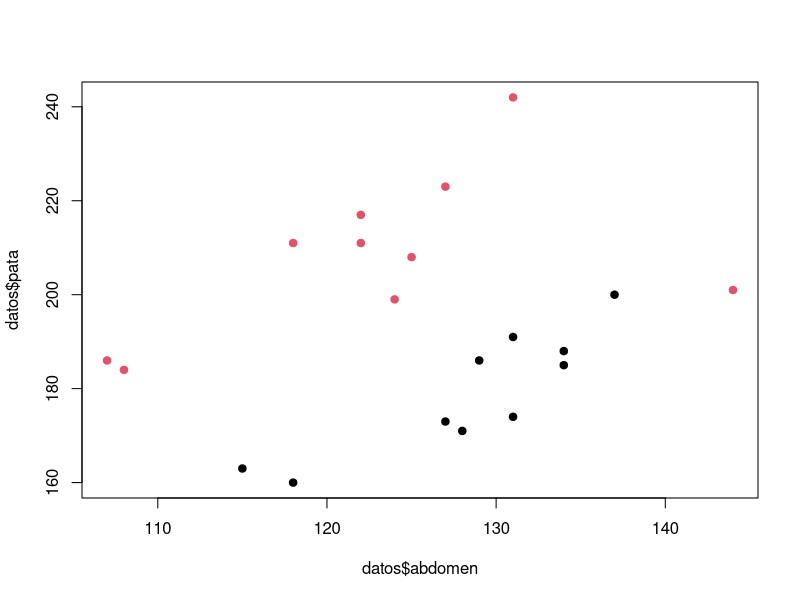
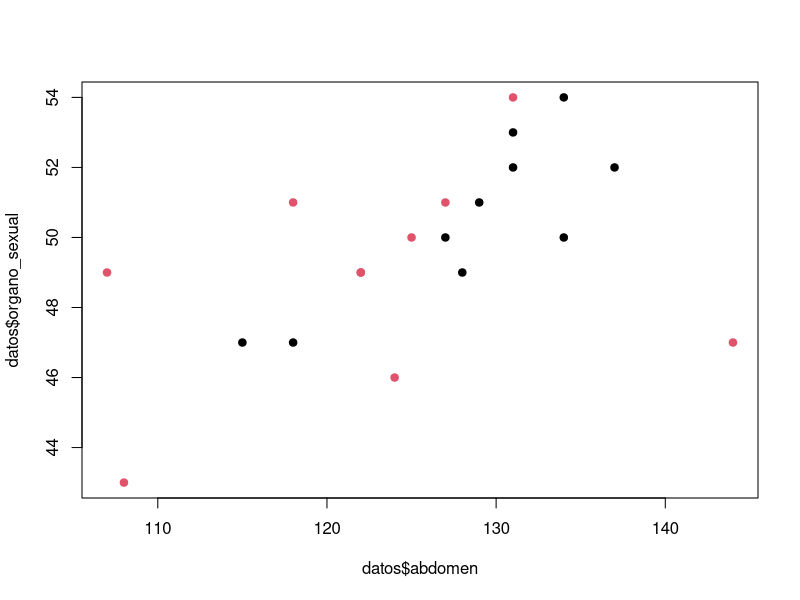
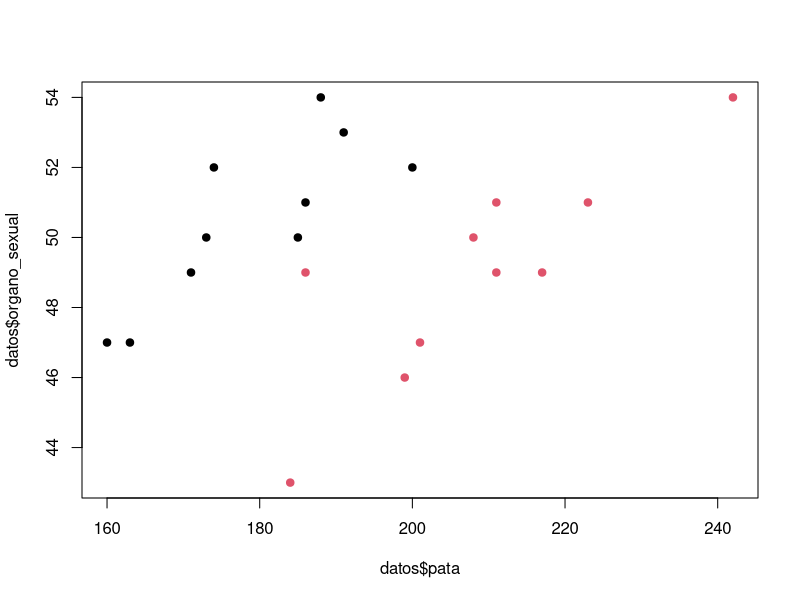

Recreate these plots in R, in order.
#pata = 194, abdomen = 124,  organo_sexual = 49

#############################
# EJEMPLO 1: DATOS INSECTOS #
#############################
# Se quiere identificar a que especie (a o b) pertenece un determinado insecto.
# Para ello, se han medido tres variables (longitud de las patas, diámetro del abdomen 
#y diámetro del órgano sexual) en 10 individuos de cada una de las dos especies.

input <- ("
especie pata abdomen organo_sexual 
a 191 131 53
a 185 134 50
a 200 137 52
a 173 127 50
a 171 128 49
a 160 118 47
a 188 134 54
a 186 129 51
a 174 131 52
a 163 115 47
b 186 107 49
b 211 122 49
b 201 144 47
b 242 131 54
b 184 108 43
b 211 118 51
b 217 122 49
b 223 127 51
b 208 125 50
b 199 124 46
")

datos <- read.table(textConnection(input), header = TRUE)

especie <- as.factor(datos$especie)
datos$especie <- especie

plot(datos$abdomen, datos$pata, col=datos$especie, pch=19)
plot(datos$abdomen, datos$organo_sexual, col=datos$especie, pch=19)

plot(datos$pata, datos$organo_sexual, col=datos$especie, pch=19)


# programemos k vecinos mas cercanos para clasificar una nueva especie
# según su longitud de abdomen y longitud del organo sexual
# segun el color: Rosa: tipo b, Negro: tipo a

distancia <- function(x,x0){
  #x: arreglo cuyas filas son los puntos
  #x0: es la nueva observación a la cual queremos calcular su distancia
  sqrt((x[,1]-x0[1])^2 + ((x[,2]-x0[2])^2))
  
}


distancia(x= datos[,c(3:4,1)], x0=c(124,49))
sort(distancia(x= datos[,c(3:4,1)], x0=c(124,49)))
o <- order(distancia(x= datos[,c(3:4,1)], x0=c(124,49)))
order(sort(distancia(x= datos[,c(3:4,1)], x0=c(124,49))))

datos[o,]

k_vecinos <- function(k, x0, data){
  #k: Cuantos vecinos considerar
  # x0: nueva observación que queremos clasificar
  # data: contiene la matriz de los datos, mas la columna de la categoria al final.
  d <- distancia(data, x0)
  o <- order(d)
  tt <- table(data[o[1:k],3])
  print(tt)
  if(tt[1] < tt[2]){
    return(names(tt)[2])
  }else{
    return(names(tt)[1])
  }
}

k_vecinos(k=5, x0=c(110,54),data=datos[,c(3:4,1)])

# ahora quitemos un punto y hagamos la predicción con los puntos restantes


vector_prediccion <- c()
for(i in 1:20){
  vector_prediccion[i] <- k_vecinos(k=5,x0=as.numeric(datos[i,c(3:4)]),data=datos[-i,c(3:4,1)])
}

table(datos$especie,vector_prediccion)







